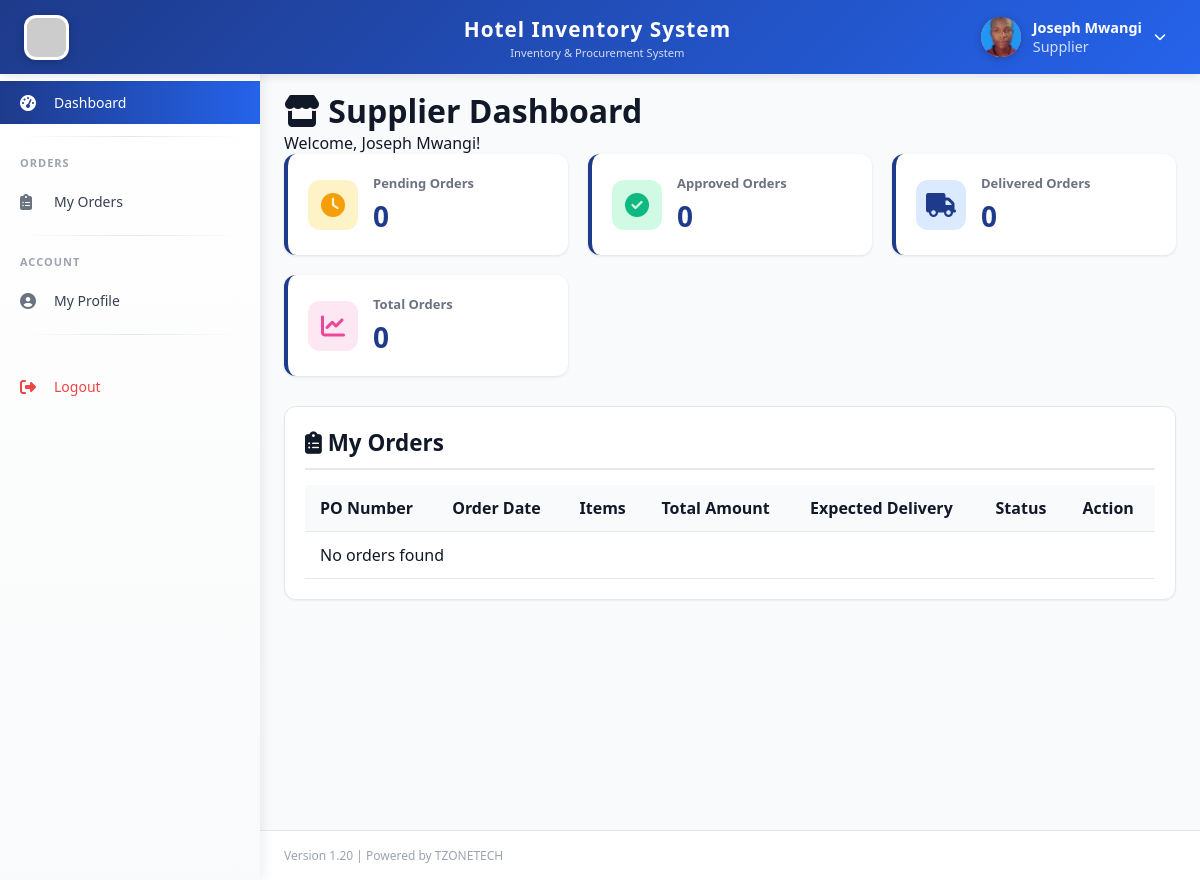
Before: /supplier/dashboard.php (signed in) with the older database file.
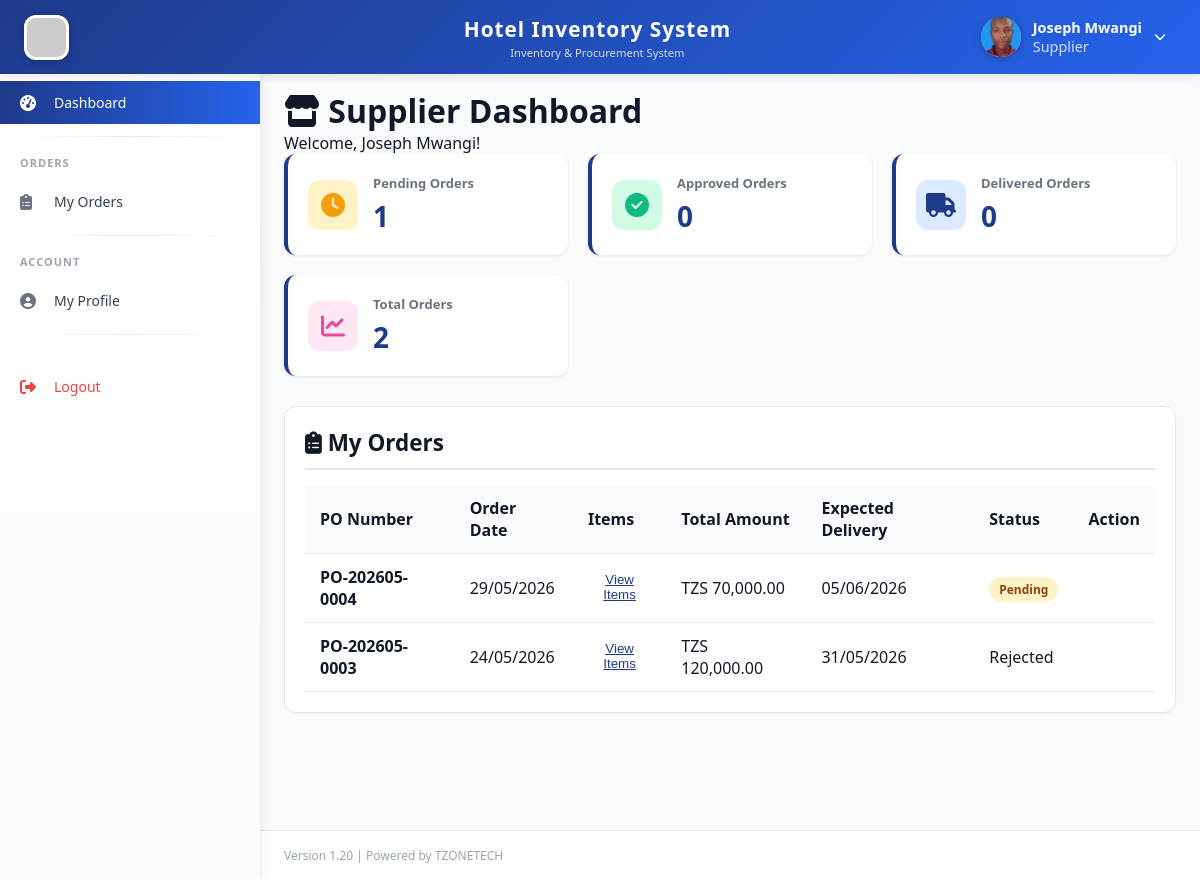
After: the same page with the newer database file.
### tables this page shows
CREATE TABLE `purchase_orders` (
  `id` int(11) NOT NULL,
  `po_number` varchar(50) NOT NULL,
  `supplier_id` int(11) NOT NULL,
  `order_date` date NOT NULL,
  `expected_delivery` date DEFAULT NULL,
  `total_amount` decimal(12,2) DEFAULT 0.00,
  `status` enum('pending','approved','rejected','delivered','confirmed') DEFAULT 'pending',
  `created_by` int(11) NOT NULL,
  `approved_by` int(11) DEFAULT NULL,
  `notes` text DEFAULT NULL,
  `created_at` timestamp NOT NULL DEFAULT current_timestamp()
);

### supplier/dashboard.php (the view, shortened to what this page needs)
<?php
require_once '../includes/auth_check.php';
$supplier_id = $_SESSION['supplier_id'] ?? $_SESSION['user_id'];
$supplier_name = $_SESSION['fullname'] ?? '';
$sql = "SELECT po.*, u.fullname as created_by_name
        FROM purchase_orders po
        JOIN users u ON po.created_by = u.id
        WHERE po.supplier_id = ?
        ORDER BY po.created_at DESC";
$stmt = $db->prepare($sql);
$stmt->bind_param("i", $supplier_id);
$stmt->execute();
$result = $stmt->get_result();
$orders = $result->fetch_all(MYSQLI_ASSOC);
$pending_count = 0;
$approved_count = 0;
$delivered_count = 0;
foreach ($orders as $order) {
    if ($order['status'] == 'pending') $pending_count++;
}
include '../templates/header.php';
include '../templates/sidebar.php';
?>
<div class="main-content">
    <div class="page-header">
        <h1><i class="fas fa-store"></i> Supplier Dashboard</h1>
        <p>Welcome, <?php echo htmlspecialchars($supplier_name); ?>!</p>
    </div>
    <div class="stats-grid">
        <div class="stat-card">
            <div class="stat-icon" style="background: #FEF3C7;">
                <i class="fas fa-clock" style="color: #F59E0B;"></i>
            </div>
            <div class="stat-info">
                <h3>Pending Orders</h3>
                <div class="stat-number"><?php echo $pending_count; ?></div>
            </div>
        </div>
        <div class="stat-card">
            <div class="stat-icon" style="background: #D1FAE5;">
                <i class="fas fa-check-circle" style="color: #10B981;"></i>
            </div>
            <div class="stat-info">
                <h3>Approved Orders</h3>
                <div class="stat-number"><?php echo $approved_count; ?></div>
            </div>
        </div>
        <div class="stat-card">
            <div class="stat-icon" style="background: #DBEAFE;">
                <i class="fas fa-truck" style="color: #1E3A8A;"></i>
            </div>
            <div class="stat-info">
                <h3>Delivered Orders</h3>
                <div class="stat-number"><?php echo $delivered_count; ?></div>
            </div>
        </div>
        <div class="stat-card">
            <div class="stat-icon" style="background: #FCE7F3;">
                <i class="fas fa-chart-line" style="color: #EC4899;"></i>
            </div>
            <div class="stat-info">
                <h3>Total Orders</h3>
                <div class="stat-number"><?php echo count($orders); ?></div>
            </div>
        </div>
    </div>
    <div class="card">
        <div class="card-header">
            <h3><i class="fas fa-clipboard-list"></i> My Orders</h3>
        </div>
        <div class="card-body">
            <div class="table-responsive">
                <table class="data-table">
                    <thead>
                        <tr>
                            <th>PO Number</th>
                            <th>Order Date</th>
                            <th>Items</th>
                            <th>Total Amount</th>
                            <th>Expected Delivery</th>
                            <th>Status</th>
                            <th>Action</th>
                        </tr>
                    </thead>
                    <tbody>
                        <?php if(count($orders) > 0): ?>
                            <?php foreach($orders as $order): ?>
                                <tr id="order-<?php echo $order['id']; ?>">
                                    <td><strong><?php echo $order['po_number']; ?></strong></td>
                                    <td><?php echo date('d/m/Y', strtotime($order['order_date'])); ?></td>
                                    <td>
                                        <button onclick="viewItems(<?php echo $order['id']; ?>)" class="btn-link">
                                            View Items
                                        </button>
                                    </td>
                                    <td>TZS <?php echo number_format($order['total_amount'], 2); ?></td>
                                    <td><?php echo $order['expected_delivery'] ? date('d/m/Y', strtotime($order['expected_delivery'])) : 'Not set'; ?></td>
                                    <td>
                                        <span class="status-<?php echo $order['status']; ?>">
                                            <?php echo ucfirst($order['status']); ?>
                                        </span>
                                    </td>
                                    <td>
                                     </td
                                </tr>
                            <?php endforeach; ?>
                        <?php else: ?>
                            <tr>
                                <td colspan="7" class="text-center">No orders found</td
                            </tr>
                        <?php endif; ?>
                    </tbody>
                </table>
            </div>
        </div>
    </div>
</div>
<?php include '../templates/footer.php'; ?>

Changed rows visible on the page:
added purchase_orders: po_number "PO-202605-0004", order_date "29/05/2026", total_amount "70,000.00", expected_delivery "05/06/2026", status "Pending"
added purchase_orders: po_number "PO-202605-0003", order_date "24/05/2026", total_amount "120,000.00", expected_delivery "31/05/2026", status "Rejected"
Other visible differences:
$pending_count: "0" → "1"
count($orders): "0" → "2"
text no longer shown: "No orders found"
